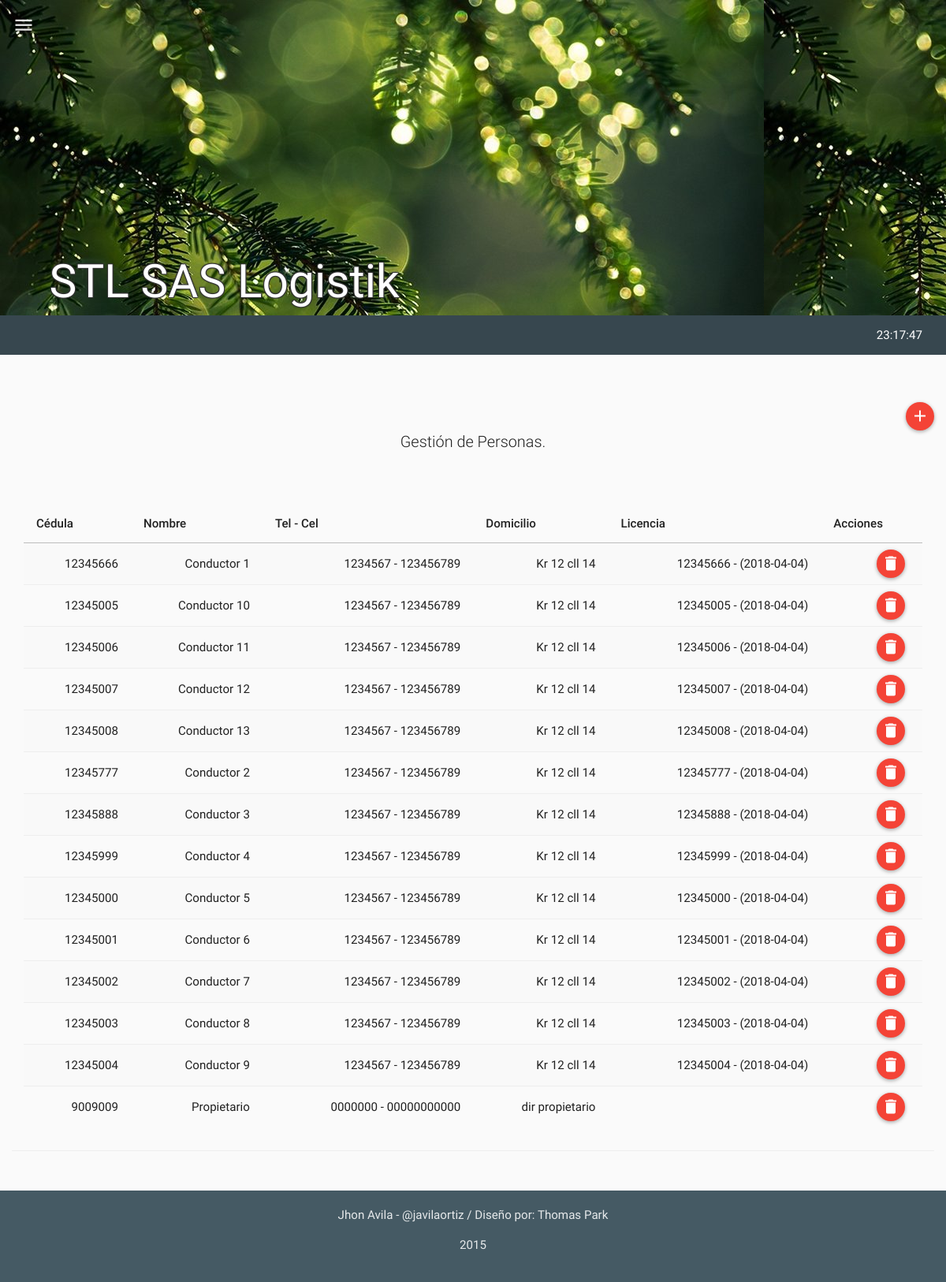
Before: /mods/personas/personas.php (signed in) with the older database file.
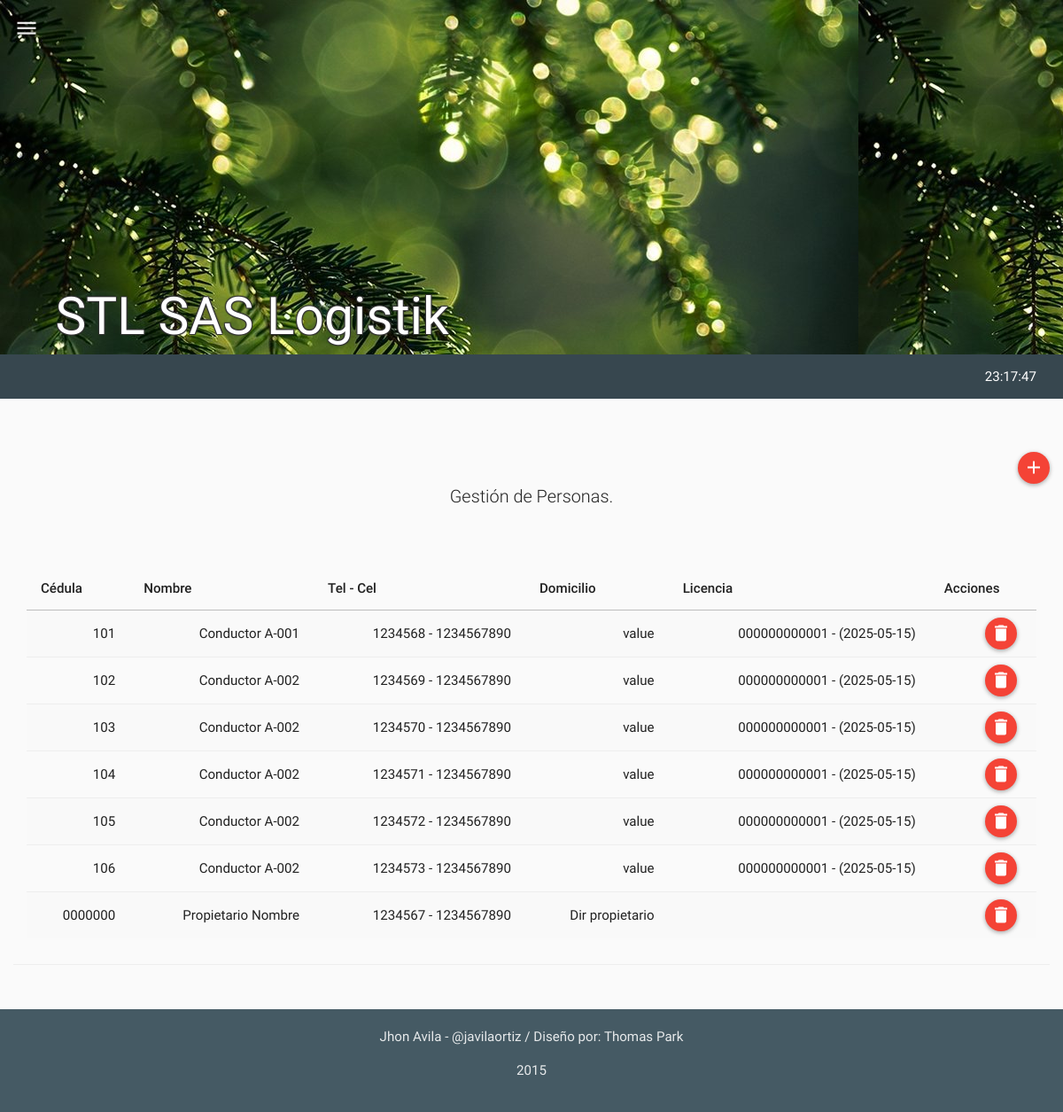
After: the same page with the newer database file.
### tables this page shows
CREATE TABLE IF NOT EXISTS `tbl_personas` (
  `pe_id` int(11) NOT NULL,
  `pe_nombre` varchar(60) NOT NULL,
  `pe_tel` varchar(60) NOT NULL,
  `pe_cedula` varchar(20) NOT NULL,
  `pe_licencia` varchar(60) NOT NULL,
  `pe_licencia_vigencia` date NOT NULL,
  `pe_dir` varchar(80) NOT NULL,
  `pe_cel` varchar(60) NOT NULL,
  `pe_tipo` int(11) NOT NULL COMMENT '1="propietario" 2="conductor" 3="ambas"',
  `pe_ve_id` int(11) NOT NULL,
  `pe_f1` int(15) NOT NULL,
  `pe_f2` int(15) NOT NULL,
  `pe_f3` int(15) NOT NULL,
  `pe_timestamp` timestamp NOT NULL DEFAULT CURRENT_TIMESTAMP ON UPDATE CURRENT_TIMESTAMP,
  `pe_created` int(11) NOT NULL,
  `pe_estado` int(11) NOT NULL
);

### php/personas.php (the view, shortened to what this page needs)
<?php
class personas{
  function get_personas(){
    $rt = new route();
    if(isset($_SESSION["ses_id"])){
      $qry='SELECT * FROM tbl_personas
            WHERE pe_estado BETWEEN 1 AND 2 ORDER BY pe_nombre ASC';
      $res = mysql_query($qry);
      $item =" ";
      $script ="<script>$(document).ready(function(){";
      while($row_res = mysql_fetch_assoc($res)) {
        if ($row_res["pe_tipo"]==1) {$lic = '';}
        else{$lic = $row_res["pe_licencia"].' - ('.$row_res["pe_licencia_vigencia"].')';}
        $item.='
              <tr id="'.$row_res["pe_cedula"].'">
                <td>'.$row_res["pe_cedula"].'</td>
                <td>'.$row_res["pe_nombre"].'</td>
                <td>'.$row_res["pe_tel"].' - '.$row_res["pe_cel"].'</td>
                <td>'.$row_res["pe_dir"].'</td>
                <td>'.$lic.'</td>
                <td>
                  <div id="edt-button" style="display:none;" onclick="" class="btn btn-floating-mini btn-success" title="Modificar"><i class="md  md-edit"></i></div>
                  <div id="del-button" onclick="" class="btn btn-floating-mini btn-danger" title="Borrar"><i class="md  md-delete"></i></div>
                </td>
              </tr>
        ';
        $script.='$("#'.$row_res["pe_cedula"].'").addClass();';
      }
      $script.='});</script>';
    }
    else{$rt->routing($rt->path("login"));}
    $html='
          <table class="table table-striped table-hover ">
            <thead>
              <tr>
                <th>Cédula</th>
                <th>Nombre</th>
                <th>Tel - Cel</th>
                <th>Domicilio</th>
                <th>Licencia</th>
                <th>Acciones</th>
              </tr>
            </thead>
            <tbody>
              '.$item.'
            </tbody>
          </table>
    ';
    return $script.$html;
  }
}
?>

Changed rows visible on the page:
removed tbl_personas: pe_cedula "12345666", pe_nombre "Conductor 1", pe_tel "1234567", pe_cel "123456789", pe_dir "Kr 12 cll 14", lic "12345666 - (2018-04-04)"
removed tbl_personas: pe_cedula "12345005", pe_nombre "Conductor 10", pe_tel "1234567", pe_cel "123456789", pe_dir "Kr 12 cll 14", lic "12345005 - (2018-04-04)"
removed tbl_personas: pe_cedula "12345006", pe_nombre "Conductor 11", pe_tel "1234567", pe_cel "123456789", pe_dir "Kr 12 cll 14", lic "12345006 - (2018-04-04)"
removed tbl_personas: pe_cedula "12345007", pe_nombre "Conductor 12", pe_tel "1234567", pe_cel "123456789", pe_dir "Kr 12 cll 14", lic "12345007 - (2018-04-04)"
removed tbl_personas: pe_cedula "12345008", pe_nombre "Conductor 13", pe_tel "1234567", pe_cel "123456789", pe_dir "Kr 12 cll 14", lic "12345008 - (2018-04-04)"
removed tbl_personas: pe_cedula "12345777", pe_nombre "Conductor 2", pe_tel "1234567", pe_cel "123456789", pe_dir "Kr 12 cll 14", lic "12345777 - (2018-04-04)"
removed tbl_personas: pe_cedula "12345888", pe_nombre "Conductor 3", pe_tel "1234567", pe_cel "123456789", pe_dir "Kr 12 cll 14", lic "12345888 - (2018-04-04)"
removed tbl_personas: pe_cedula "12345999", pe_nombre "Conductor 4", pe_tel "1234567", pe_cel "123456789", pe_dir "Kr 12 cll 14", lic "12345999 - (2018-04-04)"
removed tbl_personas: pe_cedula "12345000", pe_nombre "Conductor 5", pe_tel "1234567", pe_cel "123456789", pe_dir "Kr 12 cll 14", lic "12345000 - (2018-04-04)"
removed tbl_personas: pe_cedula "12345001", pe_nombre "Conductor 6", pe_tel "1234567", pe_cel "123456789", pe_dir "Kr 12 cll 14", lic "12345001 - (2018-04-04)"
removed tbl_personas: pe_cedula "12345002", pe_nombre "Conductor 7", pe_tel "1234567", pe_cel "123456789", pe_dir "Kr 12 cll 14", lic "12345002 - (2018-04-04)"
removed tbl_personas: pe_cedula "12345003", pe_nombre "Conductor 8", pe_tel "1234567", pe_cel "123456789", pe_dir "Kr 12 cll 14", lic "12345003 - (2018-04-04)"
removed tbl_personas: pe_cedula "12345004", pe_nombre "Conductor 9", pe_tel "1234567", pe_cel "123456789", pe_dir "Kr 12 cll 14", lic "12345004 - (2018-04-04)"
removed tbl_personas: pe_cedula "9009009", pe_nombre "Propietario", pe_tel "0000000", pe_cel "00000000000", pe_dir "dir propietario"
added tbl_personas: pe_cedula "101", pe_nombre "Conductor A-001", pe_tel "1234568", pe_cel "1234567890", pe_dir "value", lic "000000000001 - (2025-05-15)"
added tbl_personas: pe_cedula "102", pe_nombre "Conductor A-002", pe_tel "1234569", pe_cel "1234567890", pe_dir "value", lic "000000000001 - (2025-05-15)"
added tbl_personas: pe_cedula "103", pe_nombre "Conductor A-002", pe_tel "1234570", pe_cel "1234567890", pe_dir "value", lic "000000000001 - (2025-05-15)"
added tbl_personas: pe_cedula "104", pe_nombre "Conductor A-002", pe_tel "1234571", pe_cel "1234567890", pe_dir "value", lic "000000000001 - (2025-05-15)"
added tbl_personas: pe_cedula "105", pe_nombre "Conductor A-002", pe_tel "1234572", pe_cel "1234567890", pe_dir "value", lic "000000000001 - (2025-05-15)"
added tbl_personas: pe_cedula "106", pe_nombre "Conductor A-002", pe_tel "1234573", pe_cel "1234567890", pe_dir "value", lic "000000000001 - (2025-05-15)"
added tbl_personas: pe_cedula "0000000", pe_nombre "Propietario Nombre", pe_tel "1234567", pe_cel "1234567890", pe_dir "Dir propietario"
